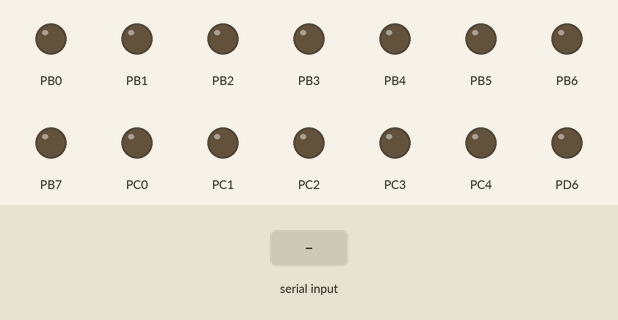
Simulated run of this program. Board: ATmega328P, built with avr-gcc and emulated at 8 MHz. Parts: output pins drawn as LEDs (lit = HIGH). Inputs (shaded band) come from the test bench.

Above: at 1.2 s.
1.3 s: byte 1 (1) received over Serial
At 1.6 s:
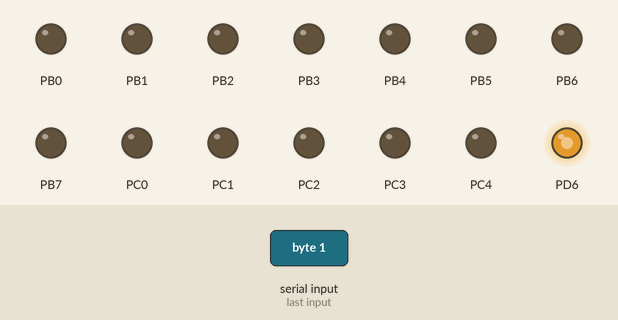
2.8 s: byte 0 (0) received over Serial
At 4.0 s:
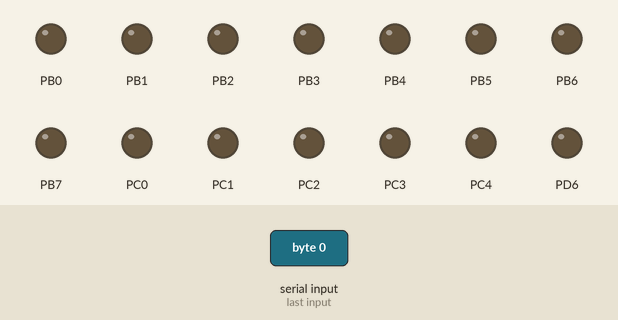
Timing chart, 0 to 5.8 s (numbered marks = the images above; inputs shaded):
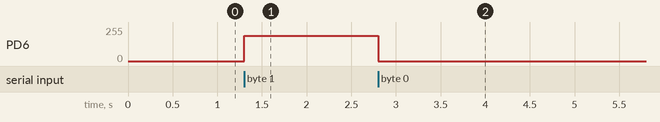

Measured:
- after the input at 1.3 s, PD6: 0/255 → 191/255 at once
- after the input at 2.8 s, PD6: 191/255 → 0/255 at once

The program:

main.c
```c
/*
 * Micro_controller_2 control motor based on signal received from Micro_controller_1
 *
 * * Created: 1/22/2018 2:30:13 PM
 *  Author: Ahmed Lotfy
 */

#define F_CPU 8000000UL
#include <avr/io.h>
#include <avr/interrupt.h>
#include "mylib.h"
#include "common.h"
#include "DIO.h"
#include "UART_init.h"
#include "PWM.h"
#include "MOTOR.h"
int main(void)
{
	DIO_Init();
	UART_init();
	PWM_init();
	char motor_status;
    /* Replace with your application code */
    while (1)
    {
		motor_status=UART_recieve();
		if(motor_status==1)
		{
		 motor_on();
		}
		if(motor_status==0)
		{
			motor_off();
		}
    }
}
```

MOTOR.c
```c
/*
 * MOTOR.c
 *
 * Created: 1/22/2018 12:49:28 AM
 *  Author: A.lotfy
 */
#include "MOTOR.h"
void motor_on(void)
{
 PWM_DUTY_CYCLE(75);
}
void motor_off(void)
{
 PWM_DUTY_CYCLE(0);
}
```

MOTOR.h
```c
/*
 * MOTOR.h
 *
 * Created: 1/22/2018 12:49:28 AM
 *  Author: A.lotfy
 */
#include <avr/io.h>
#include "mylib.h"
#include "common.h"
#include "DIO.h"
#include "UART_init.h"
#include "PWM.h"
void motor_on(void);
void motor_off(void);
```

PWM.c
```c
/*
 * PWM.c
 *
 * Created: 1/22/2018 12:49:28 AM
 *  Author: A.lotfy
 */
#include "PWM.h"
#include "common.h"
#include <avr/io.h>
void PWM_init(void)
{
	SET_BIT(TCCR0A,COM0A1);
	CLR_BIT(TCCR0A,COM0A0);
	SET_BIT(TCCR0A,WGM00);
	SET_BIT(TCCR0A,WGM01);
	CLR_BIT(TCCR0B,WGM02);
	CLR_BIT(TCCR0B,CS00);
	SET_BIT(TCCR0B,CS01);
	CLR_BIT(TCCR0B,CS02);
	OCR0A=0;
	//TCNT0=0;
}
void PWM_DUTY_CYCLE(char x)
{
 OCR0A=x*255/100;
}
```

PWM.h
```c
/*
 * PWM.h
 *
 * Created: 1/22/2018 12:49:28 AM
 *  Author: A.lotfy
 */
#include "common.h"
#include <avr/io.h>
void PWM_init(void);
void PWM_DUTY_CYCLE(char x);
```

UART_init.c
```c
/*
 * UART.c
 *
 * * Created: 1/22/2018 2:30:13 PM
 *  Author: Ahmed Lotfy
 */
#include <avr/io.h>
#include "UART_init.h"
void UART_init()
{
	UBRR0L = Baud_rate;
	UBRR0H = Baud_rate >> 8;
    UCSR0B = (1<<RXEN0)|(1<<TXEN0);
	UCSR0C = (1<<UCSZ01)|(1<<UCSZ00);
}
void UART_Transmit(char data)
{
	while(!(UCSR0A & ( 1<<UDRE0)))
	{
	}
	UDR0 = data;
}
char UART_recieve()
{
	while(!(UCSR0A &(1<<RXC0)))
	{

	}
	return UDR0;
}
```

UART_init.h
```c
/*
 * UART.h
 *
 * * Created: 1/22/2018 2:30:13 PM
 *  Author: Ahmed Lotfy
 */
#define Baud_rate ((8000000UL/(16*9600UL))-1)
void UART_init();
void UART_Transmit(char data);
char UART_recieve();
```

common.h
```c
/*
 * common.h
 *
 * * Created: 1/22/2018 2:30:13 PM
 *  Author: Ahmed Lotfy
 */


#ifndef COMMON_H_
#define COMMON_H_

#define SET_BIT(reg,bitnum) reg|=(1<<bitnum)
#define CLR_BIT(reg,bitnum) reg&=~(1<<bitnum)
#define GET_BIT(reg,bitnum) (reg&(1<<bitnum))>>bitnum
#define TOOGLE_BIT(reg,bitnum) reg^=(1<<bitnum)


#endif /* COMMON_H_ */
```

mylib.h
```c
/*
 * mylib.h
 *
 * * Created: 1/22/2018 2:30:13 PM
 *  Author: Ahmed Lotfy
 */
#ifndef MYLIB_H_INCLUDED
#define MYLIB_H_INCLUDED
typedef unsigned char uint8;    //0-255
typedef unsigned int  uint16;  //0-32000
typedef signed char   sint8;   // (-128)-127
#endif // MYLIB_H_INCLUDED
```

DIO.c
```c
/*
 * DIO.c
 *
 * * Created: 1/22/2018 2:30:13 PM
 *  Author: Ahmed Lotfy
 */

#include "DIO.h"

/*void DIO_WritePortVal(char Port_Num,char Val)
{
	switch(Port_Num)
	{
		//case 0:
		//PORTA=Val;
		//break;

		case 1:
		PORTB=Val;
		break;

		case 2:
		PORTC=Val;
		break;

		case 3:
		PORTD=Val;
		break;

		default:
		break;
	}
}

void DIO_WritePinVal(char Pin_Num, char Val)
{
	char Port_Num = Pin_Num/8;
	char Pin_Index = Pin_Num % 8;
	switch(Port_Num)
	{
		case 0:
		if(Val==0)
		CLR_BIT(PORTA,Pin_Index);
		else
		SET_BIT(PORTA,Pin_Index);
		break;

		case 1:
		if(Val==0)
		CLR_BIT(PORTB,Pin_Index);
		else
		SET_BIT(PORTB,Pin_Index);
		break;

		case 2:
		if(Val==0)
		CLR_BIT(PORTC,Pin_Index);
		else
		SET_BIT(PORTC,Pin_Index);
		break;

		case 3:
		if(Val==0)
		CLR_BIT(PORTD,Pin_Index);
		else
		SET_BIT(PORTD,Pin_Index);
		break;

		default:
		break;
	}
}

void DIO_ReadPortVal(char Port_Num,char *Val)
{
	switch(Port_Num)
	{
		case 0:
		*Val=PINA;
		break;

		case 1:
		*Val=PINB;
		break;

		case 2:
		*Val=PINC;
		break;

		case 3:
		*Val=PIND;
		break;

		default:
		break;
	}
}


void DIO_ReadPinVal(char Pin_Num,char *Val)
{
	char Port_Num=Pin_Num/8;
	char Pin_Index=Pin_Num%8;
	switch(Port_Num)
	{
		case 0:
		*Val=GET_BIT(PINA,Pin_Index);

		#ifdef LONG_PRESS
		if(*Val==1)
		while(GET_BIT(PINA,Pin_Index));
		#endif
		break;

		case 1:
		*Val=GET_BIT(PINB,Pin_Index);

		#ifdef LONG_PRESS
		if(*Val==1)
		while(GET_BIT(PINB,Pin_Index));
		#endif
		break;

		case 2:
		*Val=GET_BIT(PINC,Pin_Index);

		#ifdef LONG_PRESS
		if(*Val==1)
		while(GET_BIT(PINC,Pin_Index));
		#endif
		break;

		case 3:
		*Val=GET_BIT(PIND,Pin_Index);

		#ifdef LONG_PRESS
		if(*Val==1)
		while(GET_BIT(PIND,Pin_Index));
		#endif
		break;

		default:
		break;
	}
} */


void DIO_Init()
{
	//DDRA=DDRA_INIT;
	DDRB=DDRB_INIT;
	DDRC=DDRC_INIT;
	DDRD=DDRD_INIT;


	//PORTA=PORTA_INIT;
	PORTB=PORTB_INIT;
	PORTC=PORTC_INIT;
	PORTD=PORTD_INIT;

}
```

DIO.h
```c
/*
 * DIO.h
 *
 * * Created: 1/22/2018 2:30:13 PM
 *  Author: Ahmed Lotfy
 */

#include <avr/io.h>
#include "mylib.h"
#include "common.h"

/*void DIO_WritePortVal(char Port_Num,char Val);
void DIO_WritePinVal(char Pin_Num, char Val);
void DIO_ReadPortVal(char Port_Num,char *Val);
void DIO_ReadPinVal(char Pin_Num,char *Val);*/
void DIO_Init();

/**********************Configuration****************/
//#define DDRA_INIT    0b00000000
#define DDRB_INIT    0b11111111
#define DDRC_INIT    0b1111111
#define DDRD_INIT    0b1111110

//#define PORTA_INIT   0b00000000
#define PORTB_INIT   0b00000000
#define PORTC_INIT   0b00000000
#define PORTD_INIT   0b00000000

#define LONG_PRESS
```
